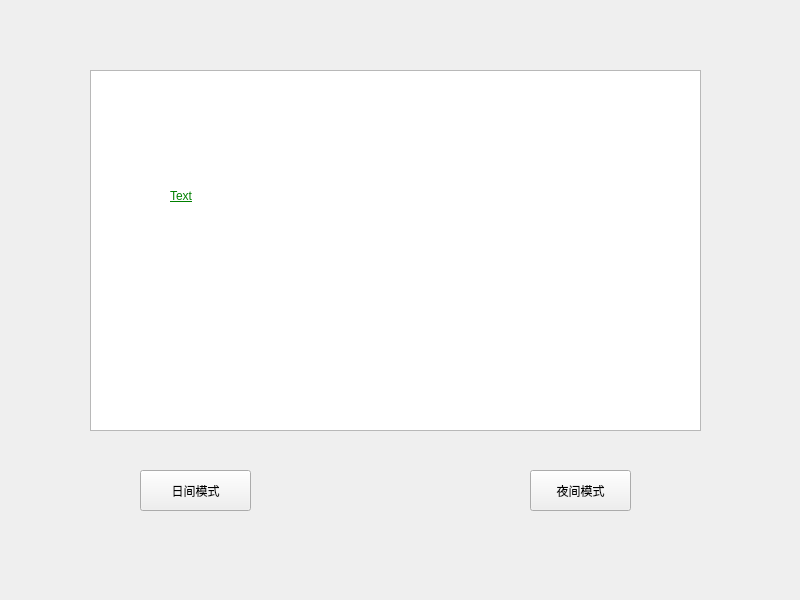
<?xml version="1.0" encoding="UTF-8"?>
<ui version="4.0">
 <class>Widget</class>
 <widget class="QWidget" name="Widget">
  <property name="geometry">
   <rect>
    <x>0</x>
    <y>0</y>
    <width>800</width>
    <height>600</height>
   </rect>
  </property>
  <property name="windowTitle">
   <string>Widget</string>
  </property>
  <widget class="QPushButton" name="pushButton_light">
   <property name="geometry">
    <rect>
     <x>140</x>
     <y>470</y>
     <width>111</width>
     <height>41</height>
    </rect>
   </property>
   <property name="text">
    <string>日间模式</string>
   </property>
  </widget>
  <widget class="QPushButton" name="pushButton_night">
   <property name="geometry">
    <rect>
     <x>530</x>
     <y>470</y>
     <width>101</width>
     <height>41</height>
    </rect>
   </property>
   <property name="text">
    <string>夜间模式</string>
   </property>
  </widget>
  <widget class="QTextEdit" name="textEdit">
   <property name="geometry">
    <rect>
     <x>90</x>
     <y>70</y>
     <width>611</width>
     <height>361</height>
    </rect>
   </property>
  </widget>
  <widget class="QLabel" name="label">
   <property name="geometry">
    <rect>
     <x>170</x>
     <y>130</y>
     <width>261</width>
     <height>131</height>
    </rect>
   </property>
   <property name="styleSheet">
    <string notr="true">font: 30px &quot;楷体&quot;;
text-decoration: underline;
color: green;
</string>
   </property>
   <property name="text">
    <string>Text</string>
   </property>
  </widget>
 </widget>
 <resources/>
 <connections/>
</ui>
